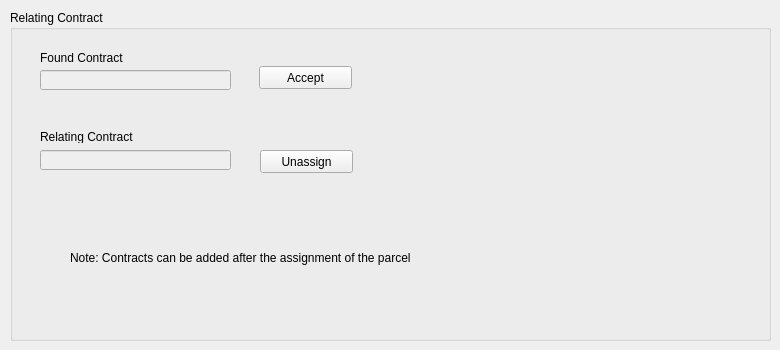
   <widget class="QWidget" name="relating_contract_tab">
    <attribute name="title">
     <string>Relating Contract</string>
    </attribute>
    <widget class="QGroupBox" name="relating_contract_groupbox">
     <property name="geometry">
      <rect>
       <x>10</x>
       <y>10</y>
       <width>761</width>
       <height>331</height>
      </rect>
     </property>
     <property name="title">
      <string>Relating Contract</string>
     </property>
     <widget class="QLineEdit" name="relating_contract_edit">
      <property name="enabled">
       <bool>false</bool>
      </property>
      <property name="geometry">
       <rect>
        <x>30</x>
        <y>140</y>
        <width>191</width>
        <height>20</height>
       </rect>
      </property>
     </widget>
     <widget class="QLabel" name="label_25">
      <property name="geometry">
       <rect>
        <x>30</x>
        <y>40</y>
        <width>191</width>
        <height>16</height>
       </rect>
      </property>
      <property name="text">
       <string>Found Contract</string>
      </property>
     </widget>
     <widget class="QLabel" name="label_26">
      <property name="geometry">
       <rect>
        <x>30</x>
        <y>120</y>
        <width>250</width>
        <height>13</height>
       </rect>
      </property>
      <property name="text">
       <string>Relating Contract</string>
      </property>
     </widget>
     <widget class="QLineEdit" name="found_contract_number_edit">
      <property name="enabled">
       <bool>false</bool>
      </property>
      <property name="geometry">
       <rect>
        <x>30</x>
        <y>60</y>
        <width>191</width>
        <height>20</height>
       </rect>
      </property>
     </widget>
     <widget class="QPushButton" name="accept_relating_contract_button">
      <property name="geometry">
       <rect>
        <x>249</x>
        <y>56</y>
        <width>93</width>
        <height>23</height>
       </rect>
      </property>
      <property name="text">
       <string>Accept</string>
      </property>
     </widget>
     <widget class="QPushButton" name="unassign_contract_button">
      <property name="geometry">
       <rect>
        <x>250</x>
        <y>140</y>
        <width>93</width>
        <height>23</height>
       </rect>
      </property>
      <property name="text">
       <string>Unassign</string>
      </property>
     </widget>
     <widget class="QLabel" name="label_5">
      <property name="geometry">
       <rect>
        <x>60</x>
        <y>240</y>
        <width>661</width>
        <height>16</height>
       </rect>
      </property>
      <property name="text">
       <string>Note: Contracts can be added after the assignment of the parcel</string>
      </property>
     </widget>
    </widget>
   </widget>
